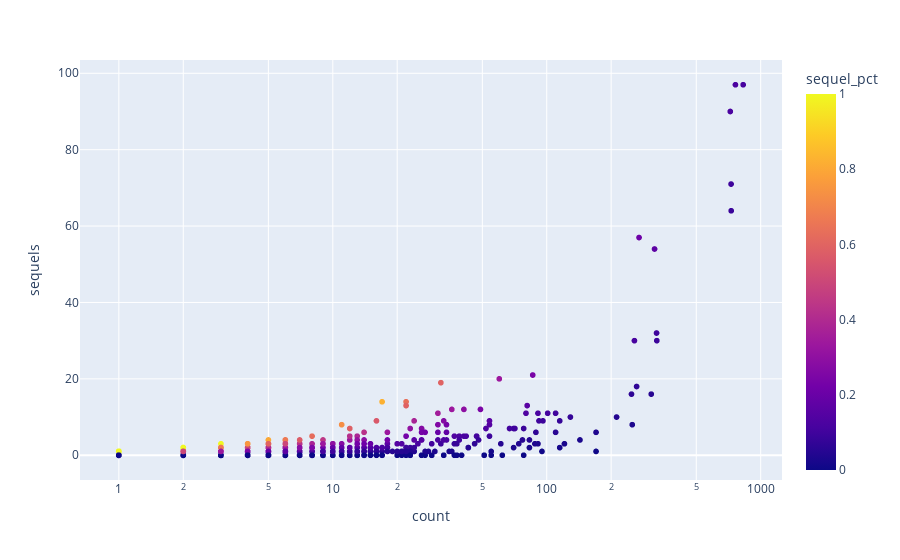

Notebook cell for this chart:
### Code cell
px.scatter(
    production_companies,
    y='sequels',
    x='count',
    labels='production_company',
    hover_data=['production_company'],
    log_x=True,
    color='sequel_pct'
)

### Figure 1 — Plotly figure (JSON) as saved in the notebook; plotly's stock layout.template omitted (floating-point values rounded to 4 significant figures; data arrays with more than 128 entries replaced by an {"elided": "..."} marker saying what was removed)
{"data": [{"customdata": {"elided": "3358x1 str values"}, "hovertemplate": "count=%{x}<br>sequels=%{y}<br>production_company=%{customdata[0]}<br>sequel_pct=%{marker.color}<extra></extra>", "legendgroup": "", "marker": {"color": {"elided": "3358 float values"}, "coloraxis": "coloraxis", "symbol": "circle"}, "mode": "markers", "name": "", "showlegend": false, "type": "scattergl", "x": {"elided": "3358 int values"}, "xaxis": "x", "y": {"elided": "3358 int values"}, "yaxis": "y"}], "layout": {"coloraxis": {"colorbar": {"title": {"text": "sequel_pct"}}, "colorscale": [[0, "#0d0887"], [0.1111, "#46039f"], [0.2222, "#7201a8"], [0.3333, "#9c179e"], [0.4444, "#bd3786"], [0.5556, "#d8576b"], [0.6667, "#ed7953"], [0.7778, "#fb9f3a"], [0.8889, "#fdca26"], [1, "#f0f921"]]}, "legend": {"tracegroupgap": 0}, "margin": {"t": 60}, "xaxis": {"anchor": "y", "domain": [0, 1], "title": {"text": "count"}, "type": "log"}, "yaxis": {"anchor": "x", "domain": [0, 1], "title": {"text": "sequels"}}}}
